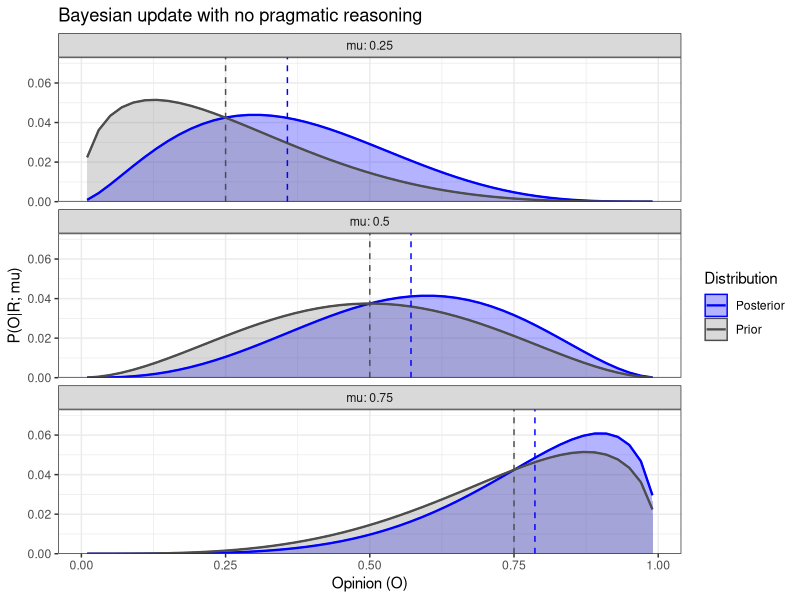
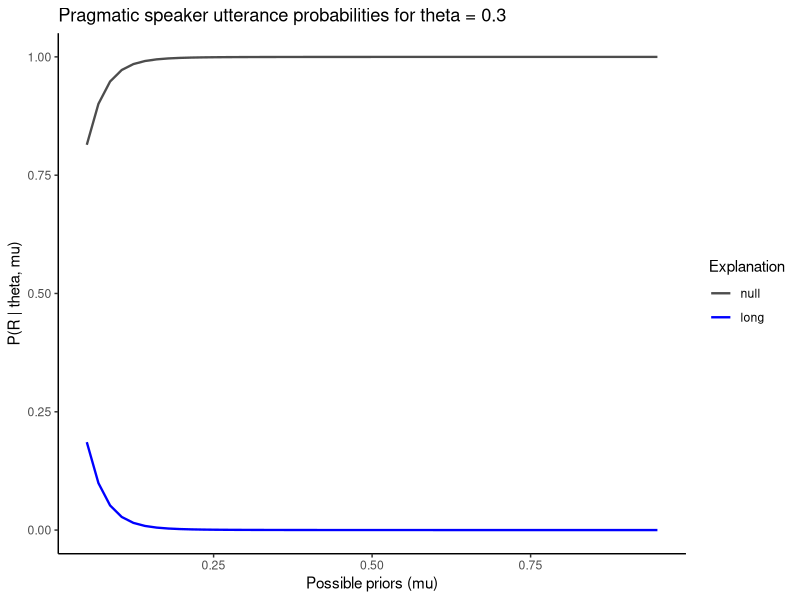
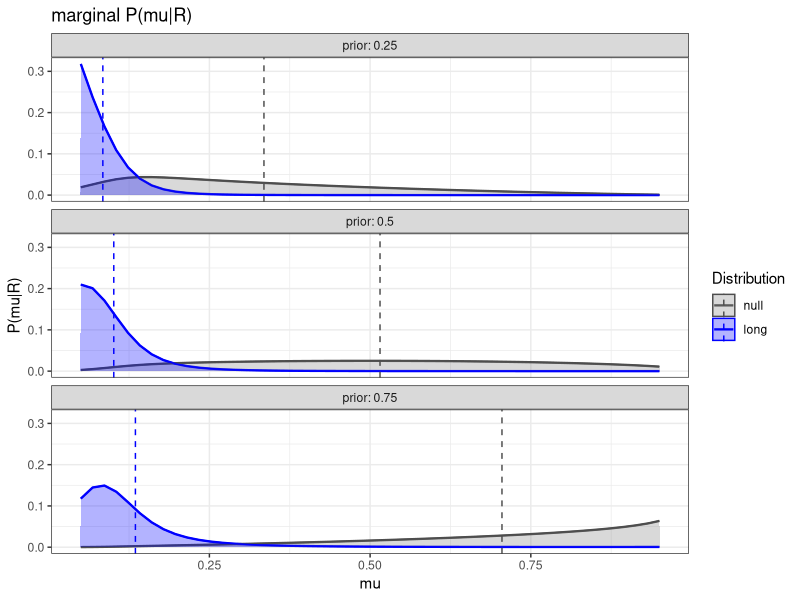
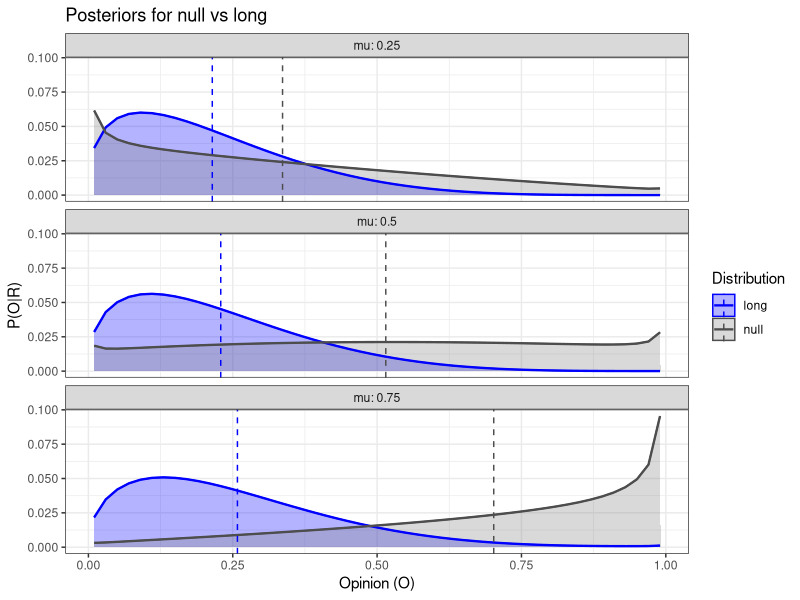

The R script that drew these images, in order:
## ---- chunk 1
library(dplyr)
library(tidyr)
library(ggplot2)
## ---- chunk 2
O_vals <- seq(0.01, 0.99, length.out = 50) 
mu_vals <- seq(0.05, 0.95, length.out = 50)
theta_vals <- seq(0.05, 0.9, length.out = 50) #i feel like this range conceptually makes sense but might be creating issues with the model
sample_mu_vals <- c(0.25, 0.5, 0.75)

#ive been fussing with these but i think the problem might just be the model design itself and not the tuning
#and also just doing a hyperparameter sweep to find what gives the effect i want feels a bit fraudulent lol
cost <- c(null = 0, long = 2) 
alpha <- 5
nu <- 6 #keeping this constant here for simplicity but a better version should infer both parameters
## ---- chunk 3
#convert from mean/sample size back to alpha/beta
#again note that mu/nu are not inferred by L0, that is just his prior
#L1 is inferring /which beta distribution/ S1 is treating as L0's prior 
prior_L0 <- function(mu, nu) {
  a <- mu*nu
  b <- (1-mu) * nu
  dbeta(O_vals, a, b)
}

#linear likelihood for the long explanation case might be too weak?
#but i tried it with a quadratic too and that didn't fix it
likelihood_L0 <- function(R) {
  if(R == "null") rep(1, length(O_vals)) else O_vals
}

## ---- chunk 4
#calculating the above equation
lit_listener <- function(mu, nu, R) {
  prior <- prior_L0(mu,nu) 
  prior <- prior / sum(prior)
  likelihood <- likelihood_L0(R)
  posterior <- (prior * likelihood) / sum(prior * likelihood)
  data.frame(O = O_vals, Prior = prior, Posterior = posterior, mu = mu, R = R)
}
## ---- chunk 5
figure1_data <- lapply(sample_mu_vals, function(m) lit_listener(m, nu, "long")) %>%
  bind_rows() %>%
  pivot_longer(cols = c("Prior", "Posterior"), names_to = "Distribution", values_to = "Prob")

posterior_means <- figure1_data %>%
  filter(Distribution == "Posterior") %>%
  group_by(mu) %>%
  summarise(post_mean = sum(O * Prob))

figure1_plot <- ggplot(figure1_data, aes(x = O, y = Prob, fill = Distribution, color = Distribution)) +
  geom_area(alpha = 0.3, position = "identity") + 
  geom_line(size = 0.8) +
  #i added the vline since the mean is not actually at the peak in a beta lol which i sort of forgot
  #and was maybe misinterpreting a bit in the achimova paper :)
  #but the intuition does seem to come out that there's less change at higher priors
  geom_vline(aes(xintercept = mu), linetype = "dashed", color = "gray30", linewidth = 0.5)+ 
  geom_vline(data = posterior_means, aes(xintercept = post_mean), linetype = "dashed", color = "blue", linewidth = 0.5)+
  facet_wrap(~mu, labeller = label_both, ncol=1) +
  scale_fill_manual(values = c("Prior" = "gray50", "Posterior" = "blue")) +
  scale_color_manual(values = c("Prior" = "gray30", "Posterior" = "blue")) +
  theme_bw() +
  scale_y_continuous(expand = expansion(mult = c(0, 0.2)))+
  labs(title = "Bayesian update with no pragmatic reasoning", x = "Opinion (O)", y = "P(O|R; mu)")

print(figure1_plot)

## ---- chunk 6
#cached since the lookups were taking one century to run
L0_matrix_null <- sapply(mu_vals, function(mu) lit_listener(mu, nu, "null")$Posterior)
L0_matrix_long <- sapply(mu_vals, function(mu) lit_listener(mu, nu, "long")$Posterior)

speaker_grid <- expand.grid(
  theta_i = 1:length(theta_vals), 
  mu_j = 1:length(mu_vals)
)

speaker_grid$theta <- theta_vals[speaker_grid$theta_i]
speaker_grid$mu <- mu_vals[speaker_grid$mu_j]

dim(speaker_grid)
## ---- chunk 7

s_probs <- mapply(function(i, j) {
  
  #integral
  p_null <- sum(L0_matrix_null[O_vals > theta_vals[i], j])
  p_long <- sum(L0_matrix_long[O_vals > theta_vals[i], j])
  
  #utility
  util_null <- log(p_null + 1e-10) - cost["null"]
  util_long <- log(p_long + 1e-10) - cost["long"]

  #softmax
  null_numer <- exp(alpha * util_null)
  long_numer <- exp(alpha * util_long)
  denom <- null_numer + long_numer
  
  return(c(null_numer/denom, long_numer/denom))
  
}, speaker_grid$theta_i, speaker_grid$mu_j)

speaker_grid$prob_null <- s_probs[1, ]
speaker_grid$prob_long <- s_probs[2, ]

print(tail(speaker_grid, 100))
## ---- chunk 8
target_theta <- 0.3
closest_theta <- theta_vals[which.min(abs(theta_vals - target_theta))] #just so i dont have to keep fiddling with it when im testing diff ranges of thetas

speaker_plot <- speaker_grid %>% 
  filter(theta == closest_theta) %>%
  pivot_longer(cols = c(prob_null, prob_long), names_to = "Utterance",values_to = "Probability") %>%
  mutate(Utterance = recode(Utterance, prob_null = "null", prob_long = "long"))%>% 
  mutate(Utterance = factor(Utterance, levels = c("null", "long")))

print(speaker_plot)
## ---- chunk 9
ggplot(speaker_plot, aes(x = mu, y = Probability, color = Utterance)) +
  geom_line(size = 0.8) +
  scale_color_manual(values = c("null" = "gray30", "long" = "blue")) +
  theme_classic() +
  labs(
    title = paste("Pragmatic speaker utterance probabilities for theta =", target_theta),
    x = "Possible priors (mu)",
    y = "P(R | theta, mu)",
    color = "Explanation"
  ) +
  ylim(0, 1)
## ---- chunk 10
# i have a sense that P(mu) and P(theta) are creating the problem here, just flagging that
prior_theta <- dnorm(theta_vals, mean = 0.7, sd = 0.2) #also tried this with a uniform prior
prior_theta <- prior_theta / sum(prior_theta)

L1_results <- lapply(sample_mu_vals, function(prior) {
  current_p_mu <- dbeta(mu_vals, prior*3, (1-prior)*3) #likewise tried a bunch of diff hyperpriors including uniform
  #so i can't really tell if it's just a hyperparameter tuning issue or something is fundamentally wrong with the logic of L1
  current_p_mu <- current_p_mu / sum(current_p_mu)

  mu_probs <- current_p_mu[speaker_grid$mu_j]
  theta_probs <- prior_theta[speaker_grid$theta_i]
  
  joint_null <- speaker_grid$prob_null * theta_probs * mu_probs
  joint_long <- speaker_grid$prob_long * theta_probs * mu_probs
  
  marg_null <- as.numeric(rowsum(joint_null, speaker_grid$mu))
  marg_null <- marg_null / sum(marg_null)
  
  marg_long <- as.numeric(rowsum(joint_long, speaker_grid$mu))
  marg_long <- marg_long / sum(marg_long)

  null_prob <- as.numeric(L0_matrix_null %*% marg_null)
  null_prob <- null_prob / sum(null_prob)
  
  long_prob <- as.numeric(L0_matrix_long %*% marg_long)
  long_prob <- long_prob / sum(long_prob)
  
  list(
    posterior = rbind(
      data.frame(O = O_vals, Prob = null_prob, mu = prior, Distribution = "null"),
      data.frame(O = O_vals, Prob = long_prob, mu = prior, Distribution = "long")
    ),
    marginals = data.frame(mu_val = mu_vals, marg_null = marg_null, marg_long = marg_long, prior = prior)
  )
}) 

posterior <- lapply(L1_results, function(x) x[["posterior"]]) %>% bind_rows()
marginals <- lapply(L1_results, function(x) x[["marginals"]]) %>% bind_rows()


plot_marginals <- marginals %>%
  pivot_longer(cols = c("marg_null", "marg_long"), names_to = "Distribution", values_to = "Prob") %>%
  mutate(Distribution = recode(Distribution, marg_null = "null", marg_long = "long")) %>%
  mutate(Distribution = factor(Distribution, levels = c("null", "long")))

marginal_means <- plot_marginals %>%
  group_by(prior, Distribution) %>%
  summarize(mean_mu = sum(mu_val * Prob))

ggplot(plot_marginals, aes(x = mu_val, y = Prob, color = Distribution, fill=Distribution)) +
  geom_line(linewidth = 0.8) +
  geom_area(alpha = 0.3, position="identity") +
   geom_vline(data = marginal_means, aes(xintercept = mean_mu, color = Distribution), 
             linetype = "dashed", linewidth = 0.5) +
  facet_wrap(~prior, labeller = label_both, ncol = 1) +
  scale_color_manual(values = c("null" = "gray30", "long" = "blue")) +
  scale_fill_manual(values = c("null" = "gray50", "long" = "blue")) +
  theme_bw() +
  labs(title = "marginal P(mu|R)", x = "mu", y = "P(mu|R)") 
## ---- chunk 11
final_means <- posterior %>%
  group_by(mu, Distribution) %>%
  summarise(mean_O = sum(O * Prob))

final_plot <- ggplot(posterior, aes(x = O, y = Prob, fill = Distribution, color = Distribution)) +
  geom_area(alpha = 0.3, position = "identity") + 
  geom_line(linewidth = 0.8) +
  geom_vline(data = final_means, aes(xintercept = mean_O, color = Distribution), 
             linetype = "dashed", linewidth = 0.5) +
  facet_wrap(~mu, labeller = label_both, ncol=1) +
  scale_fill_manual(values = c("null" = "gray50", "long" = "blue")) +
  scale_color_manual(values = c("null" = "gray30", "long" = "blue")) +
  theme_bw() +
  labs(title = "Posteriors for null vs long", x = "Opinion (O)", y = "P(O|R)")
print(final_plot) 
